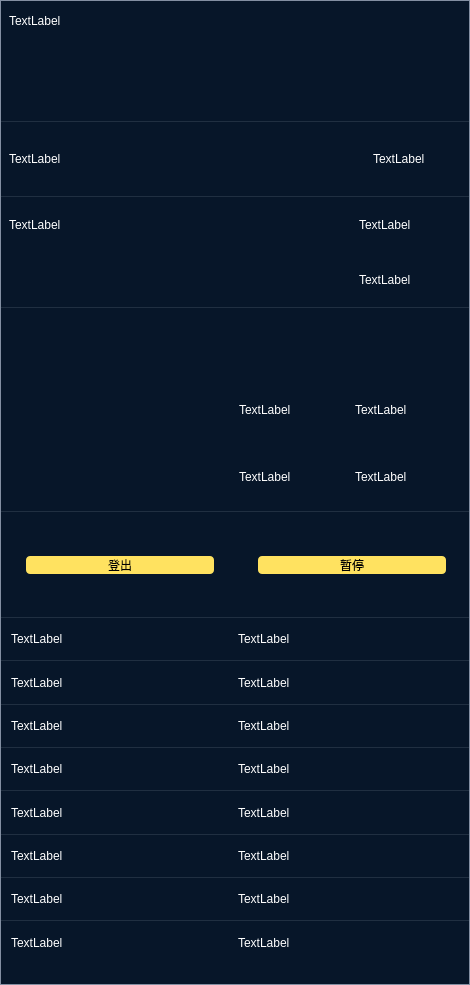
<?xml version="1.0" encoding="UTF-8"?>
<ui version="4.0">
 <class>WidgetBaseInfo</class>
 <widget class="QWidget" name="WidgetBaseInfo">
  <property name="geometry">
   <rect>
    <x>0</x>
    <y>0</y>
    <width>470</width>
    <height>985</height>
   </rect>
  </property>
  <property name="windowTitle">
   <string>Form</string>
  </property>
  <layout class="QGridLayout" name="gridLayout">
   <property name="leftMargin">
    <number>0</number>
   </property>
   <property name="topMargin">
    <number>0</number>
   </property>
   <property name="rightMargin">
    <number>0</number>
   </property>
   <property name="bottomMargin">
    <number>0</number>
   </property>
   <property name="horizontalSpacing">
    <number>0</number>
   </property>
   <item row="0" column="0">
    <widget class="QWidget" name="widget_2" native="true">
     <property name="styleSheet">
      <string notr="true">#widget_2{background-color:rgb(7,22,41);border:0.5px solid #838fa2;}</string>
     </property>
     <layout class="QVBoxLayout" name="verticalLayout_3" stretch="20,37,1,35,1,52,1,96,1,20,30,20,1,20,1,20,1,20,1,20,1,20,1,20,1,20,1,20,10">
      <property name="spacing">
       <number>0</number>
      </property>
      <property name="leftMargin">
       <number>0</number>
      </property>
      <property name="topMargin">
       <number>0</number>
      </property>
      <property name="rightMargin">
       <number>0</number>
      </property>
      <property name="bottomMargin">
       <number>0</number>
      </property>
      <item>
       <widget class="QWidget" name="widget_13" native="true">
        <property name="styleSheet">
         <string notr="true">#widget_13{border-image: url(:/image/home_all/zhai_duan_copy.png);}

</string>
        </property>
        <layout class="QHBoxLayout" name="horizontalLayout_8">
         <item>
          <widget class="QLabel" name="label_10">
           <property name="styleSheet">
            <string notr="true">color: rgb(255, 255, 255);</string>
           </property>
           <property name="text">
            <string>TextLabel</string>
           </property>
          </widget>
         </item>
        </layout>
       </widget>
      </item>
      <item>
       <widget class="QWidget" name="widget_3" native="true">
        <layout class="QHBoxLayout" name="horizontalLayout" stretch="80,19,14,8,45,10">
         <property name="spacing">
          <number>0</number>
         </property>
         <property name="leftMargin">
          <number>9</number>
         </property>
         <property name="topMargin">
          <number>0</number>
         </property>
         <property name="rightMargin">
          <number>0</number>
         </property>
         <property name="bottomMargin">
          <number>0</number>
         </property>
         <item>
          <widget class="QLabel" name="label_7">
           <property name="styleSheet">
            <string notr="true">QLabel{background-color: rgb(255, 255, 255, 0);color: rgb(255, 255, 255);border:none;}

</string>
           </property>
           <property name="text">
            <string/>
           </property>
          </widget>
         </item>
         <item>
          <spacer name="horizontalSpacer_15">
           <property name="orientation">
            <enum>Qt::Horizontal</enum>
           </property>
           <property name="sizeHint" stdset="0">
            <size>
             <width>40</width>
             <height>20</height>
            </size>
           </property>
          </spacer>
         </item>
         <item>
          <widget class="QLabel" name="label_6">
           <property name="text">
            <string/>
           </property>
          </widget>
         </item>
         <item>
          <spacer name="horizontalSpacer_17">
           <property name="orientation">
            <enum>Qt::Horizontal</enum>
           </property>
           <property name="sizeHint" stdset="0">
            <size>
             <width>40</width>
             <height>20</height>
            </size>
           </property>
          </spacer>
         </item>
         <item>
          <widget class="QLabel" name="label_8">
           <property name="text">
            <string/>
           </property>
          </widget>
         </item>
         <item>
          <spacer name="horizontalSpacer_14">
           <property name="orientation">
            <enum>Qt::Horizontal</enum>
           </property>
           <property name="sizeHint" stdset="0">
            <size>
             <width>40</width>
             <height>20</height>
            </size>
           </property>
          </spacer>
         </item>
        </layout>
       </widget>
      </item>
      <item>
       <widget class="QWidget" name="widget_25" native="true">
        <property name="maximumSize">
         <size>
          <width>16777215</width>
          <height>1</height>
         </size>
        </property>
        <property name="styleSheet">
         <string notr="true">#widget_25{background-color: rgba(131, 143, 162, 0.2);}
</string>
        </property>
       </widget>
      </item>
      <item>
       <layout class="QHBoxLayout" name="horizontalLayout_3" stretch="5,1,1,1,1,1">
        <property name="spacing">
         <number>0</number>
        </property>
        <property name="leftMargin">
         <number>9</number>
        </property>
        <item>
         <widget class="QLabel" name="label_11">
          <property name="styleSheet">
           <string notr="true">QLabel{background-color: rgb(255, 255, 255, 0);color: rgb(255, 255, 255);border:none;}</string>
          </property>
          <property name="text">
           <string>TextLabel</string>
          </property>
         </widget>
        </item>
        <item>
         <spacer name="horizontalSpacer_7">
          <property name="orientation">
           <enum>Qt::Horizontal</enum>
          </property>
          <property name="sizeHint" stdset="0">
           <size>
            <width>40</width>
            <height>20</height>
           </size>
          </property>
         </spacer>
        </item>
        <item>
         <widget class="QLabel" name="label_14">
          <property name="styleSheet">
           <string notr="true">border-image: url(:/image/home_all/zhuangtai_iocn.png);</string>
          </property>
          <property name="text">
           <string/>
          </property>
         </widget>
        </item>
        <item>
         <spacer name="horizontalSpacer_8">
          <property name="orientation">
           <enum>Qt::Horizontal</enum>
          </property>
          <property name="sizeHint" stdset="0">
           <size>
            <width>40</width>
            <height>20</height>
           </size>
          </property>
         </spacer>
        </item>
        <item>
         <widget class="QLabel" name="label_12">
          <property name="styleSheet">
           <string notr="true">QLabel{background-color: rgb(255, 255, 255, 0);color: rgb(255, 255, 255);border:none;}</string>
          </property>
          <property name="text">
           <string>TextLabel</string>
          </property>
         </widget>
        </item>
        <item>
         <spacer name="horizontalSpacer_9">
          <property name="orientation">
           <enum>Qt::Horizontal</enum>
          </property>
          <property name="sizeHint" stdset="0">
           <size>
            <width>40</width>
            <height>20</height>
           </size>
          </property>
         </spacer>
        </item>
       </layout>
      </item>
      <item>
       <widget class="QWidget" name="widget_14" native="true">
        <property name="maximumSize">
         <size>
          <width>16777215</width>
          <height>1</height>
         </size>
        </property>
        <property name="styleSheet">
         <string notr="true">#widget_14{background-color: rgba(131, 143, 162, 0.2);}
</string>
        </property>
       </widget>
      </item>
      <item>
       <layout class="QHBoxLayout" name="horizontalLayout_2" stretch="1,1">
        <property name="spacing">
         <number>0</number>
        </property>
        <item>
         <layout class="QVBoxLayout" name="verticalLayout" stretch="1,1">
          <item>
           <layout class="QHBoxLayout" name="horizontalLayout_7">
            <property name="leftMargin">
             <number>9</number>
            </property>
            <item>
             <widget class="QLabel" name="label_9">
              <property name="styleSheet">
               <string notr="true">QLabel{background-color: rgb(255, 255, 255, 0);color: rgb(255, 255, 255);border:none;}</string>
              </property>
              <property name="text">
               <string>TextLabel</string>
              </property>
             </widget>
            </item>
           </layout>
          </item>
          <item>
           <spacer name="verticalSpacer">
            <property name="orientation">
             <enum>Qt::Vertical</enum>
            </property>
            <property name="sizeHint" stdset="0">
             <size>
              <width>20</width>
              <height>40</height>
             </size>
            </property>
           </spacer>
          </item>
         </layout>
        </item>
        <item>
         <layout class="QVBoxLayout" name="verticalLayout_2">
          <item>
           <layout class="QHBoxLayout" name="horizontalLayout_6">
            <item>
             <spacer name="horizontalSpacer">
              <property name="orientation">
               <enum>Qt::Horizontal</enum>
              </property>
              <property name="sizeHint" stdset="0">
               <size>
                <width>40</width>
                <height>20</height>
               </size>
              </property>
             </spacer>
            </item>
            <item>
             <widget class="QLabel" name="label_2">
              <property name="styleSheet">
               <string notr="true">border-image: url(:/image/home_all/dingei_icon.png);</string>
              </property>
              <property name="text">
               <string/>
              </property>
             </widget>
            </item>
            <item>
             <spacer name="horizontalSpacer_6">
              <property name="orientation">
               <enum>Qt::Horizontal</enum>
              </property>
              <property name="sizeHint" stdset="0">
               <size>
                <width>40</width>
                <height>20</height>
               </size>
              </property>
             </spacer>
            </item>
            <item>
             <widget class="QLabel" name="label">
              <property name="styleSheet">
               <string notr="true">QLabel{background-color: rgb(255, 255, 255, 0);color: rgb(255, 255, 255);border:none;}</string>
              </property>
              <property name="text">
               <string>TextLabel</string>
              </property>
             </widget>
            </item>
            <item>
             <spacer name="horizontalSpacer_16">
              <property name="orientation">
               <enum>Qt::Horizontal</enum>
              </property>
              <property name="sizeHint" stdset="0">
               <size>
                <width>40</width>
                <height>20</height>
               </size>
              </property>
             </spacer>
            </item>
           </layout>
          </item>
          <item>
           <layout class="QHBoxLayout" name="horizontalLayout_4">
            <item>
             <spacer name="horizontalSpacer_20">
              <property name="orientation">
               <enum>Qt::Horizontal</enum>
              </property>
              <property name="sizeHint" stdset="0">
               <size>
                <width>40</width>
                <height>20</height>
               </size>
              </property>
             </spacer>
            </item>
            <item>
             <widget class="QLabel" name="label_4">
              <property name="styleSheet">
               <string notr="true">border-image: url(:/image/home_all/dingwei_icon.png);</string>
              </property>
              <property name="text">
               <string/>
              </property>
             </widget>
            </item>
            <item>
             <spacer name="horizontalSpacer_21">
              <property name="orientation">
               <enum>Qt::Horizontal</enum>
              </property>
              <property name="sizeHint" stdset="0">
               <size>
                <width>40</width>
                <height>20</height>
               </size>
              </property>
             </spacer>
            </item>
            <item>
             <widget class="QLabel" name="label_3">
              <property name="styleSheet">
               <string notr="true">QLabel{background-color: rgb(255, 255, 255, 0);color: rgb(255, 255, 255);border:none;}</string>
              </property>
              <property name="text">
               <string>TextLabel</string>
              </property>
             </widget>
            </item>
            <item>
             <spacer name="horizontalSpacer_3">
              <property name="orientation">
               <enum>Qt::Horizontal</enum>
              </property>
              <property name="sizeHint" stdset="0">
               <size>
                <width>40</width>
                <height>20</height>
               </size>
              </property>
             </spacer>
            </item>
           </layout>
          </item>
         </layout>
        </item>
       </layout>
      </item>
      <item>
       <widget class="QWidget" name="widget_15" native="true">
        <property name="maximumSize">
         <size>
          <width>16777215</width>
          <height>1</height>
         </size>
        </property>
        <property name="styleSheet">
         <string notr="true">#widget_15{background-color: rgba(131, 143, 162, 0.2);}
</string>
        </property>
       </widget>
      </item>
      <item>
       <widget class="QWidget" name="widget_4" native="true">
        <layout class="QHBoxLayout" name="horizontalLayout_5" stretch="13,80,18,107">
         <property name="spacing">
          <number>0</number>
         </property>
         <property name="leftMargin">
          <number>0</number>
         </property>
         <property name="topMargin">
          <number>0</number>
         </property>
         <property name="rightMargin">
          <number>0</number>
         </property>
         <property name="bottomMargin">
          <number>0</number>
         </property>
         <item>
          <spacer name="horizontalSpacer_13">
           <property name="orientation">
            <enum>Qt::Horizontal</enum>
           </property>
           <property name="sizeHint" stdset="0">
            <size>
             <width>40</width>
             <height>20</height>
            </size>
           </property>
          </spacer>
         </item>
         <item>
          <widget class="QLabel" name="label_13">
           <property name="styleSheet">
            <string notr="true">border-image: url(:/image/home/10.png);</string>
           </property>
           <property name="text">
            <string/>
           </property>
           <property name="alignment">
            <set>Qt::AlignCenter</set>
           </property>
          </widget>
         </item>
         <item>
          <spacer name="horizontalSpacer_10">
           <property name="orientation">
            <enum>Qt::Horizontal</enum>
           </property>
           <property name="sizeHint" stdset="0">
            <size>
             <width>40</width>
             <height>20</height>
            </size>
           </property>
          </spacer>
         </item>
         <item>
          <layout class="QVBoxLayout" name="verticalLayout_9">
           <item>
            <layout class="QHBoxLayout" name="horizontalLayout_12">
             <item>
              <widget class="QLabel" name="label_16">
               <property name="styleSheet">
                <string notr="true">QLabel{background-color: rgb(255, 255, 255, 0);color: rgb(255, 255, 255);border:none;}</string>
               </property>
               <property name="text">
                <string/>
               </property>
               <property name="scaledContents">
                <bool>true</bool>
               </property>
               <property name="alignment">
                <set>Qt::AlignLeading|Qt::AlignLeft|Qt::AlignVCenter</set>
               </property>
              </widget>
             </item>
             <item>
              <widget class="QLabel" name="label_24">
               <property name="styleSheet">
                <string notr="true">QLabel{background-color: rgb(255, 255, 255, 0);color: rgb(43, 235, 182);border:none;}</string>
               </property>
               <property name="text">
                <string/>
               </property>
               <property name="alignment">
                <set>Qt::AlignLeading|Qt::AlignLeft|Qt::AlignVCenter</set>
               </property>
              </widget>
             </item>
            </layout>
           </item>
           <item>
            <layout class="QHBoxLayout" name="horizontalLayout_11">
             <item>
              <widget class="QLabel" name="label_15">
               <property name="styleSheet">
                <string notr="true">QLabel{background-color: rgb(255, 255, 255, 0);color: rgb(255, 255, 255);border:none;}</string>
               </property>
               <property name="text">
                <string>TextLabel</string>
               </property>
              </widget>
             </item>
             <item>
              <widget class="QLabel" name="label_17">
               <property name="styleSheet">
                <string notr="true">QLabel{background-color: rgb(255, 255, 255, 0);color: rgb(255, 255, 255);border:none;}</string>
               </property>
               <property name="text">
                <string>TextLabel</string>
               </property>
              </widget>
             </item>
            </layout>
           </item>
           <item>
            <layout class="QHBoxLayout" name="horizontalLayout_9">
             <item>
              <widget class="QLabel" name="label_18">
               <property name="styleSheet">
                <string notr="true">QLabel{background-color: rgb(255, 255, 255, 0);color: rgb(255, 255, 255);border:none;}</string>
               </property>
               <property name="text">
                <string>TextLabel</string>
               </property>
              </widget>
             </item>
             <item>
              <widget class="QLabel" name="label_19">
               <property name="styleSheet">
                <string notr="true">QLabel{background-color: rgb(255, 255, 255, 0);color: rgb(255, 255, 255);border:none;}</string>
               </property>
               <property name="text">
                <string>TextLabel</string>
               </property>
              </widget>
             </item>
            </layout>
           </item>
          </layout>
         </item>
        </layout>
       </widget>
      </item>
      <item>
       <widget class="QWidget" name="widget_16" native="true">
        <property name="maximumSize">
         <size>
          <width>16777215</width>
          <height>1</height>
         </size>
        </property>
        <property name="styleSheet">
         <string notr="true">#widget_16{background-color: rgba(131, 143, 162, 0.2);}
</string>
        </property>
       </widget>
      </item>
      <item>
       <spacer name="verticalSpacer_2">
        <property name="orientation">
         <enum>Qt::Vertical</enum>
        </property>
        <property name="sizeHint" stdset="0">
         <size>
          <width>20</width>
          <height>40</height>
         </size>
        </property>
       </spacer>
      </item>
      <item>
       <layout class="QHBoxLayout" name="horizontalLayout_10" stretch="11,80,19,80,10">
        <property name="spacing">
         <number>0</number>
        </property>
        <item>
         <spacer name="horizontalSpacer_4">
          <property name="orientation">
           <enum>Qt::Horizontal</enum>
          </property>
          <property name="sizeHint" stdset="0">
           <size>
            <width>40</width>
            <height>20</height>
           </size>
          </property>
         </spacer>
        </item>
        <item>
         <widget class="QPushButton" name="pushButton">
          <property name="cursor">
           <cursorShape>PointingHandCursor</cursorShape>
          </property>
          <property name="styleSheet">
           <string notr="true">QPushButton{color: rgb(0, 0, 0);background-color: rgb(255, 226, 96);border:none;border-radius:4px;}</string>
          </property>
          <property name="text">
           <string>登出</string>
          </property>
         </widget>
        </item>
        <item>
         <spacer name="horizontalSpacer_2">
          <property name="orientation">
           <enum>Qt::Horizontal</enum>
          </property>
          <property name="sizeHint" stdset="0">
           <size>
            <width>40</width>
            <height>20</height>
           </size>
          </property>
         </spacer>
        </item>
        <item>
         <widget class="QPushButton" name="pushButton_2">
          <property name="cursor">
           <cursorShape>PointingHandCursor</cursorShape>
          </property>
          <property name="styleSheet">
           <string notr="true">QPushButton{color: rgb(0, 0, 0);background-color: rgb(255, 226, 96);border:none;border-radius:4px;}</string>
          </property>
          <property name="text">
           <string>暂停</string>
          </property>
         </widget>
        </item>
        <item>
         <spacer name="horizontalSpacer_5">
          <property name="orientation">
           <enum>Qt::Horizontal</enum>
          </property>
          <property name="sizeHint" stdset="0">
           <size>
            <width>40</width>
            <height>20</height>
           </size>
          </property>
         </spacer>
        </item>
       </layout>
      </item>
      <item>
       <spacer name="verticalSpacer_3">
        <property name="orientation">
         <enum>Qt::Vertical</enum>
        </property>
        <property name="sizeHint" stdset="0">
         <size>
          <width>20</width>
          <height>40</height>
         </size>
        </property>
       </spacer>
      </item>
      <item>
       <widget class="QWidget" name="widget_17" native="true">
        <property name="maximumSize">
         <size>
          <width>16777215</width>
          <height>1</height>
         </size>
        </property>
        <property name="styleSheet">
         <string notr="true">#widget_17{background-color: rgba(131, 143, 162, 0.2);}
</string>
        </property>
       </widget>
      </item>
      <item>
       <layout class="QHBoxLayout" name="horizontalLayout_21">
        <property name="leftMargin">
         <number>9</number>
        </property>
        <property name="rightMargin">
         <number>9</number>
        </property>
        <item>
         <widget class="QWidget" name="widget_5" native="true">
          <layout class="QHBoxLayout" name="horizontalLayout_16">
           <property name="leftMargin">
            <number>2</number>
           </property>
           <property name="topMargin">
            <number>0</number>
           </property>
           <property name="rightMargin">
            <number>2</number>
           </property>
           <property name="bottomMargin">
            <number>0</number>
           </property>
           <item>
            <widget class="QLabel" name="label_20">
             <property name="styleSheet">
              <string notr="true">QLabel{background-color: rgb(255, 255, 255, 0);color: rgb(255, 255, 255);border:none;}</string>
             </property>
             <property name="text">
              <string>TextLabel</string>
             </property>
            </widget>
           </item>
           <item>
            <widget class="QLabel" name="label_21">
             <property name="styleSheet">
              <string notr="true">QLabel{background-color: rgb(255, 255, 255, 0);color: rgb(255, 255, 255);border:none;}</string>
             </property>
             <property name="text">
              <string>TextLabel</string>
             </property>
            </widget>
           </item>
          </layout>
         </widget>
        </item>
       </layout>
      </item>
      <item>
       <widget class="QWidget" name="widget_18" native="true">
        <property name="maximumSize">
         <size>
          <width>16777215</width>
          <height>1</height>
         </size>
        </property>
        <property name="styleSheet">
         <string notr="true">#widget_18{background-color: rgba(131, 143, 162, 0.2);}
</string>
        </property>
       </widget>
      </item>
      <item>
       <layout class="QHBoxLayout" name="horizontalLayout_22">
        <property name="leftMargin">
         <number>9</number>
        </property>
        <property name="rightMargin">
         <number>9</number>
        </property>
        <item>
         <widget class="QWidget" name="widget_6" native="true">
          <layout class="QHBoxLayout" name="horizontalLayout_17">
           <property name="leftMargin">
            <number>2</number>
           </property>
           <property name="topMargin">
            <number>0</number>
           </property>
           <property name="rightMargin">
            <number>2</number>
           </property>
           <property name="bottomMargin">
            <number>0</number>
           </property>
           <item>
            <widget class="QLabel" name="label_22">
             <property name="styleSheet">
              <string notr="true">QLabel{background-color: rgb(255, 255, 255, 0);color: rgb(255, 255, 255);border:none;}</string>
             </property>
             <property name="text">
              <string>TextLabel</string>
             </property>
            </widget>
           </item>
           <item>
            <widget class="QLabel" name="label_23">
             <property name="styleSheet">
              <string notr="true">QLabel{background-color: rgb(255, 255, 255, 0);color: rgb(255, 255, 255);border:none;}</string>
             </property>
             <property name="text">
              <string>TextLabel</string>
             </property>
            </widget>
           </item>
          </layout>
         </widget>
        </item>
       </layout>
      </item>
      <item>
       <widget class="QWidget" name="widget_19" native="true">
        <property name="maximumSize">
         <size>
          <width>16777215</width>
          <height>1</height>
         </size>
        </property>
        <property name="styleSheet">
         <string notr="true">#widget_19{background-color: rgba(131, 143, 162, 0.2);}
</string>
        </property>
       </widget>
      </item>
      <item>
       <layout class="QHBoxLayout" name="horizontalLayout_23">
        <property name="leftMargin">
         <number>9</number>
        </property>
        <property name="rightMargin">
         <number>9</number>
        </property>
        <item>
         <widget class="QWidget" name="widget_7" native="true">
          <layout class="QHBoxLayout" name="horizontalLayout_18">
           <property name="leftMargin">
            <number>2</number>
           </property>
           <property name="topMargin">
            <number>0</number>
           </property>
           <property name="rightMargin">
            <number>2</number>
           </property>
           <property name="bottomMargin">
            <number>0</number>
           </property>
           <item>
            <widget class="QLabel" name="label_25">
             <property name="styleSheet">
              <string notr="true">QLabel{background-color: rgb(255, 255, 255, 0);color: rgb(255, 255, 255);border:none;}</string>
             </property>
             <property name="text">
              <string>TextLabel</string>
             </property>
            </widget>
           </item>
           <item>
            <widget class="QLabel" name="label_26">
             <property name="styleSheet">
              <string notr="true">QLabel{background-color: rgb(255, 255, 255, 0);color: rgb(255, 255, 255);border:none;}</string>
             </property>
             <property name="text">
              <string>TextLabel</string>
             </property>
            </widget>
           </item>
          </layout>
         </widget>
        </item>
       </layout>
      </item>
      <item>
       <widget class="QWidget" name="widget_20" native="true">
        <property name="maximumSize">
         <size>
          <width>16777210</width>
          <height>1</height>
         </size>
        </property>
        <property name="styleSheet">
         <string notr="true">#widget_20{background-color: rgba(131, 143, 162, 0.2);}
</string>
        </property>
       </widget>
      </item>
      <item>
       <layout class="QHBoxLayout" name="horizontalLayout_24">
        <property name="leftMargin">
         <number>9</number>
        </property>
        <property name="rightMargin">
         <number>9</number>
        </property>
        <item>
         <widget class="QWidget" name="widget_8" native="true">
          <layout class="QHBoxLayout" name="horizontalLayout_19">
           <property name="leftMargin">
            <number>2</number>
           </property>
           <property name="topMargin">
            <number>0</number>
           </property>
           <property name="rightMargin">
            <number>2</number>
           </property>
           <property name="bottomMargin">
            <number>0</number>
           </property>
           <item>
            <widget class="QLabel" name="label_27">
             <property name="styleSheet">
              <string notr="true">QLabel{background-color: rgb(255, 255, 255, 0);color: rgb(255, 255, 255);border:none;}</string>
             </property>
             <property name="text">
              <string>TextLabel</string>
             </property>
            </widget>
           </item>
           <item>
            <widget class="QLabel" name="label_28">
             <property name="styleSheet">
              <string notr="true">QLabel{background-color: rgb(255, 255, 255, 0);color: rgb(255, 255, 255);border:none;}</string>
             </property>
             <property name="text">
              <string>TextLabel</string>
             </property>
            </widget>
           </item>
          </layout>
         </widget>
        </item>
       </layout>
      </item>
      <item>
       <widget class="QWidget" name="widget_21" native="true">
        <property name="maximumSize">
         <size>
          <width>16777215</width>
          <height>1</height>
         </size>
        </property>
        <property name="styleSheet">
         <string notr="true">#widget_21{background-color: rgba(131, 143, 162, 0.2);}
</string>
        </property>
       </widget>
      </item>
      <item>
       <layout class="QHBoxLayout" name="horizontalLayout_25">
        <property name="leftMargin">
         <number>9</number>
        </property>
        <property name="rightMargin">
         <number>9</number>
        </property>
        <item>
         <widget class="QWidget" name="widget_9" native="true">
          <layout class="QHBoxLayout" name="horizontalLayout_20">
           <property name="leftMargin">
            <number>2</number>
           </property>
           <property name="topMargin">
            <number>0</number>
           </property>
           <property name="rightMargin">
            <number>2</number>
           </property>
           <property name="bottomMargin">
            <number>0</number>
           </property>
           <item>
            <widget class="QLabel" name="label_29">
             <property name="styleSheet">
              <string notr="true">QLabel{background-color: rgb(255, 255, 255, 0);color: rgb(255, 255, 255);border:none;}</string>
             </property>
             <property name="text">
              <string>TextLabel</string>
             </property>
            </widget>
           </item>
           <item>
            <widget class="QLabel" name="label_30">
             <property name="styleSheet">
              <string notr="true">QLabel{background-color: rgb(255, 255, 255, 0);color: rgb(255, 255, 255);border:none;}</string>
             </property>
             <property name="text">
              <string>TextLabel</string>
             </property>
            </widget>
           </item>
          </layout>
         </widget>
        </item>
       </layout>
      </item>
      <item>
       <widget class="QWidget" name="widget_22" native="true">
        <property name="maximumSize">
         <size>
          <width>16777215</width>
          <height>1</height>
         </size>
        </property>
        <property name="styleSheet">
         <string notr="true">#widget_22{background-color: rgba(131, 143, 162, 0.2);}
</string>
        </property>
       </widget>
      </item>
      <item>
       <layout class="QHBoxLayout" name="horizontalLayout_26">
        <property name="leftMargin">
         <number>9</number>
        </property>
        <property name="rightMargin">
         <number>9</number>
        </property>
        <item>
         <widget class="QWidget" name="widget_10" native="true">
          <layout class="QHBoxLayout" name="horizontalLayout_15">
           <property name="leftMargin">
            <number>2</number>
           </property>
           <property name="topMargin">
            <number>0</number>
           </property>
           <property name="rightMargin">
            <number>2</number>
           </property>
           <property name="bottomMargin">
            <number>0</number>
           </property>
           <item>
            <widget class="QLabel" name="label_31">
             <property name="styleSheet">
              <string notr="true">QLabel{background-color: rgb(255, 255, 255, 0);color: rgb(255, 255, 255);border:none;}</string>
             </property>
             <property name="text">
              <string>TextLabel</string>
             </property>
            </widget>
           </item>
           <item>
            <widget class="QLabel" name="label_32">
             <property name="styleSheet">
              <string notr="true">QLabel{background-color: rgb(255, 255, 255, 0);color: rgb(255, 255, 255);border:none;}</string>
             </property>
             <property name="text">
              <string>TextLabel</string>
             </property>
            </widget>
           </item>
          </layout>
         </widget>
        </item>
       </layout>
      </item>
      <item>
       <widget class="QWidget" name="widget_23" native="true">
        <property name="maximumSize">
         <size>
          <width>16777215</width>
          <height>1</height>
         </size>
        </property>
        <property name="styleSheet">
         <string notr="true">#widget_23{background-color: rgba(131, 143, 162, 0.2);}
</string>
        </property>
       </widget>
      </item>
      <item>
       <layout class="QHBoxLayout" name="horizontalLayout_27">
        <property name="leftMargin">
         <number>9</number>
        </property>
        <property name="rightMargin">
         <number>9</number>
        </property>
        <item>
         <widget class="QWidget" name="widget_11" native="true">
          <layout class="QHBoxLayout" name="horizontalLayout_14">
           <property name="leftMargin">
            <number>2</number>
           </property>
           <property name="topMargin">
            <number>0</number>
           </property>
           <property name="rightMargin">
            <number>2</number>
           </property>
           <property name="bottomMargin">
            <number>0</number>
           </property>
           <item>
            <widget class="QLabel" name="label_33">
             <property name="styleSheet">
              <string notr="true">QLabel{background-color: rgb(255, 255, 255, 0);color: rgb(255, 255, 255);border:none;}</string>
             </property>
             <property name="text">
              <string>TextLabel</string>
             </property>
            </widget>
           </item>
           <item>
            <widget class="QLabel" name="label_34">
             <property name="styleSheet">
              <string notr="true">QLabel{background-color: rgb(255, 255, 255, 0);color: rgb(255, 255, 255);border:none;}</string>
             </property>
             <property name="text">
              <string>TextLabel</string>
             </property>
            </widget>
           </item>
          </layout>
         </widget>
        </item>
       </layout>
      </item>
      <item>
       <widget class="QWidget" name="widget_24" native="true">
        <property name="maximumSize">
         <size>
          <width>16777215</width>
          <height>1</height>
         </size>
        </property>
        <property name="styleSheet">
         <string notr="true">#widget_24{background-color: rgba(131, 143, 162, 0.2);}
</string>
        </property>
       </widget>
      </item>
      <item>
       <layout class="QHBoxLayout" name="horizontalLayout_28">
        <property name="leftMargin">
         <number>9</number>
        </property>
        <property name="rightMargin">
         <number>9</number>
        </property>
        <item>
         <widget class="QWidget" name="widget_12" native="true">
          <layout class="QHBoxLayout" name="horizontalLayout_13">
           <property name="leftMargin">
            <number>2</number>
           </property>
           <property name="topMargin">
            <number>0</number>
           </property>
           <property name="rightMargin">
            <number>2</number>
           </property>
           <property name="bottomMargin">
            <number>0</number>
           </property>
           <item>
            <widget class="QLabel" name="label_35">
             <property name="styleSheet">
              <string notr="true">QLabel{background-color: rgb(255, 255, 255, 0);color: rgb(255, 255, 255);border:none;}</string>
             </property>
             <property name="text">
              <string>TextLabel</string>
             </property>
            </widget>
           </item>
           <item>
            <widget class="QLabel" name="label_36">
             <property name="styleSheet">
              <string notr="true">QLabel{background-color: rgb(255, 255, 255, 0);color: rgb(255, 255, 255);border:none;}</string>
             </property>
             <property name="text">
              <string>TextLabel</string>
             </property>
            </widget>
           </item>
          </layout>
         </widget>
        </item>
       </layout>
      </item>
      <item>
       <spacer name="verticalSpacer_6">
        <property name="orientation">
         <enum>Qt::Vertical</enum>
        </property>
        <property name="sizeHint" stdset="0">
         <size>
          <width>20</width>
          <height>40</height>
         </size>
        </property>
       </spacer>
      </item>
     </layout>
    </widget>
   </item>
  </layout>
 </widget>
 <resources/>
 <connections/>
</ui>
